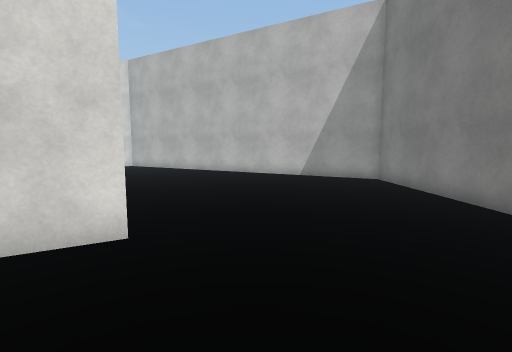
[1] (above)

24 first-person views from a walk through a scene from a Unity 3-D project. The camera is 1.4 m above the floor, tilts 6° down and sees 85° across. The floor is counted in squares, 1 m on a side. Each view is taken from the middle of a square. On the plan, view 1 faces up. The plan holds only what a view shows up to about 14 squares ahead; the rest is blank. The place goes on beyond the plan. The player character is not drawn. Surface patterns are stand-ins for the level's own textures.

[2]
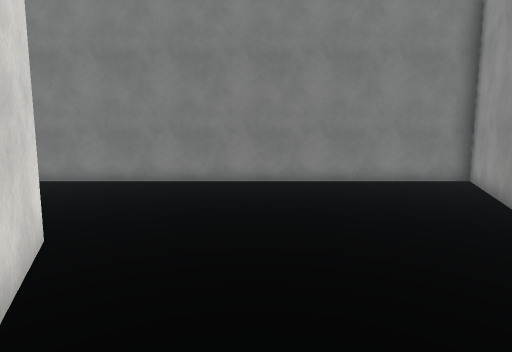

[3]
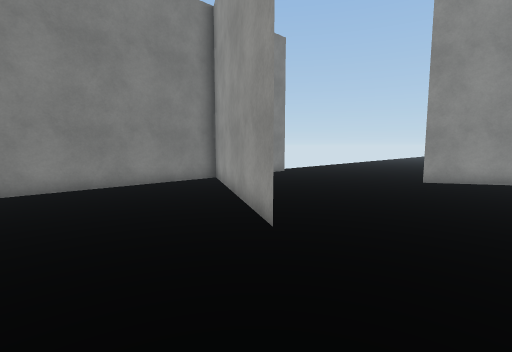

[4]
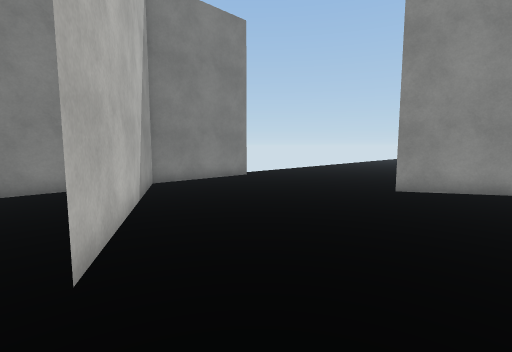

[5]
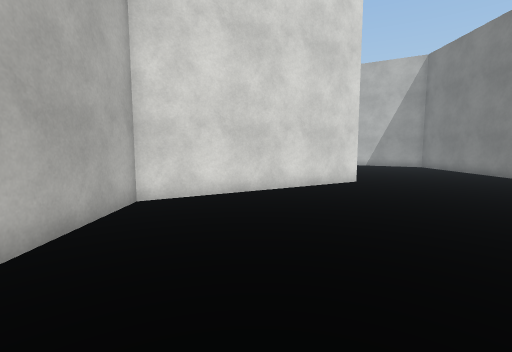

[6]
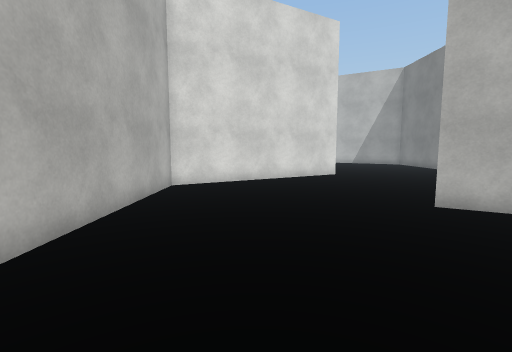

[7]
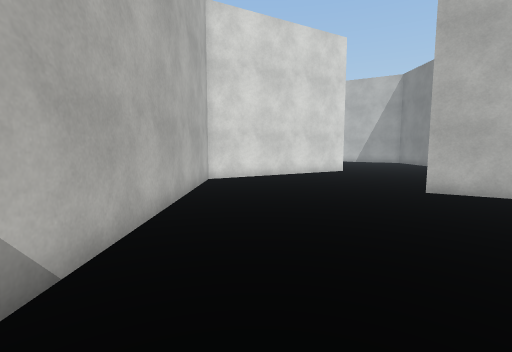

[8]
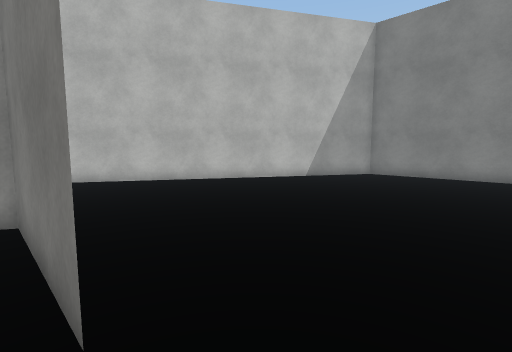

[9]
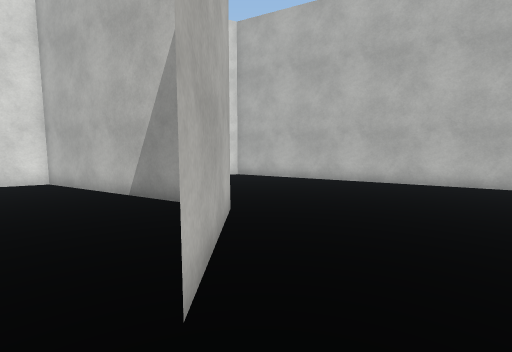

[10]
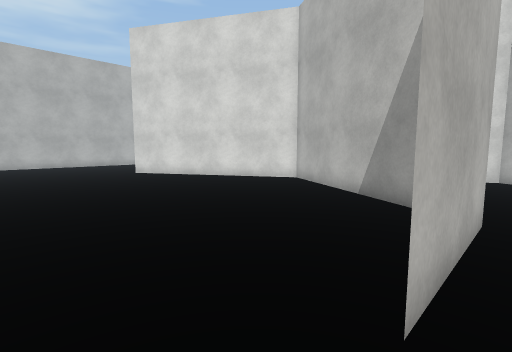

[11]
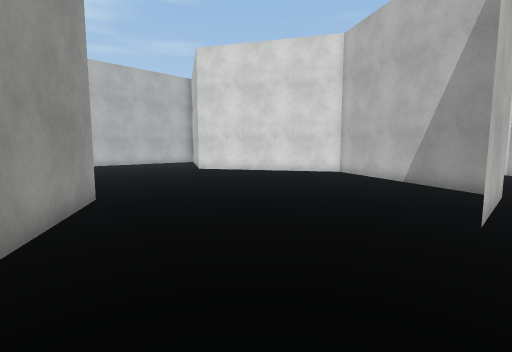

[12]
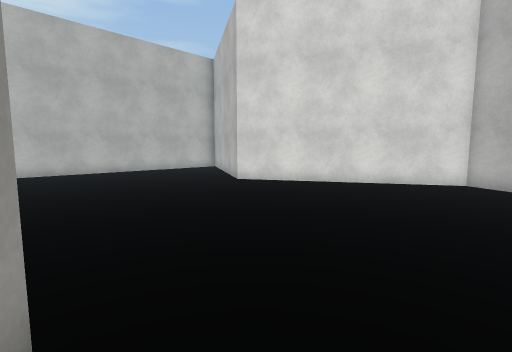

[13]
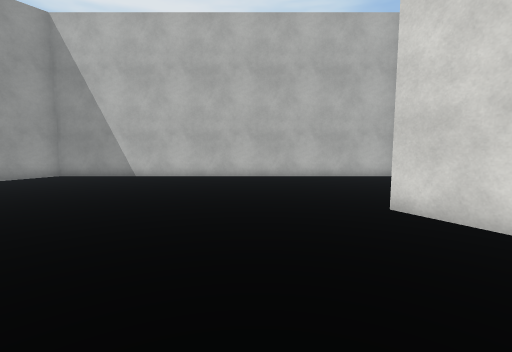

[14]
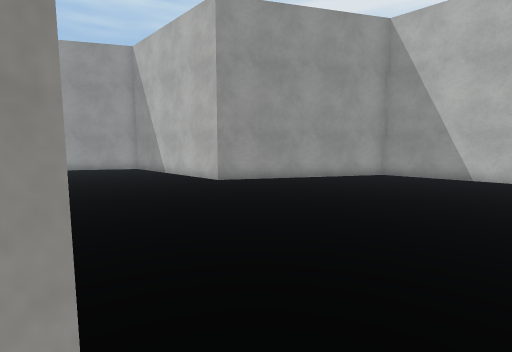

[15]
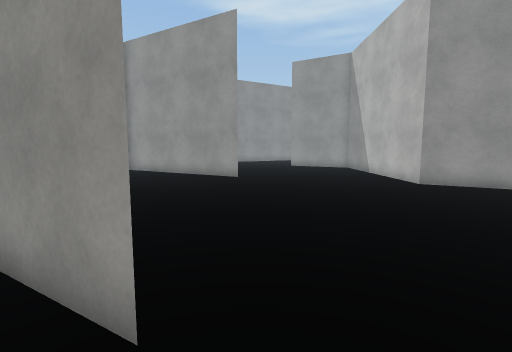

[16]
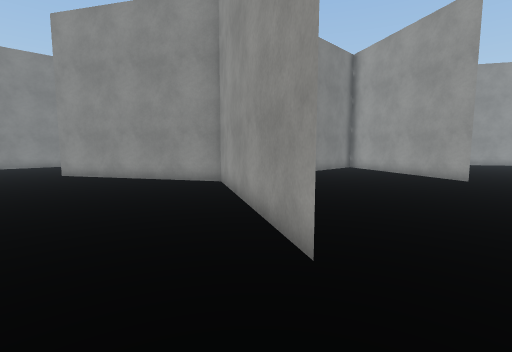

[17]
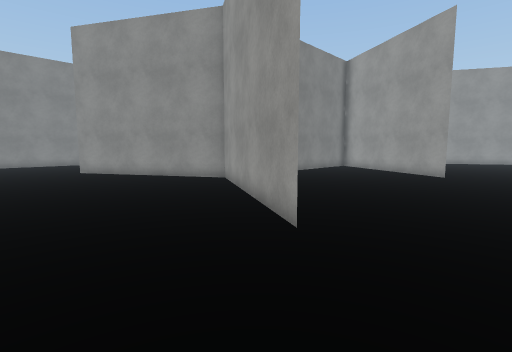

[18]
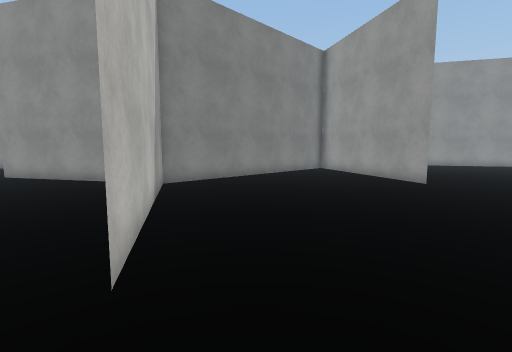

[19]
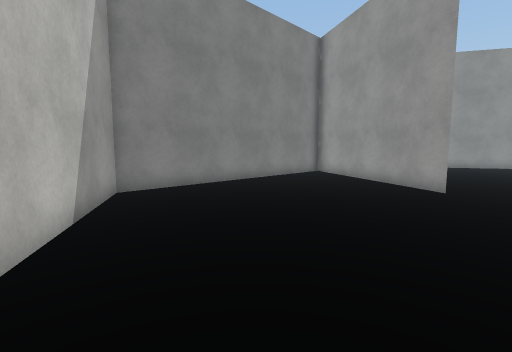

[20]
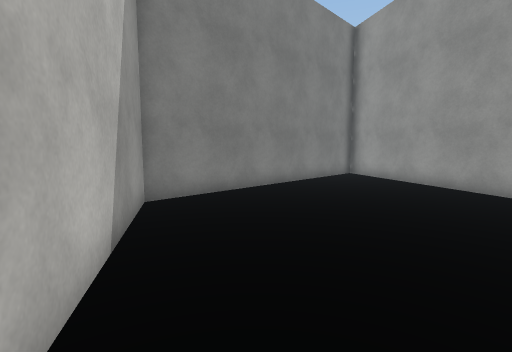

[21]
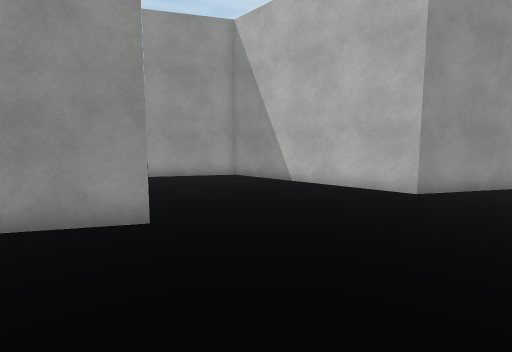

[22]
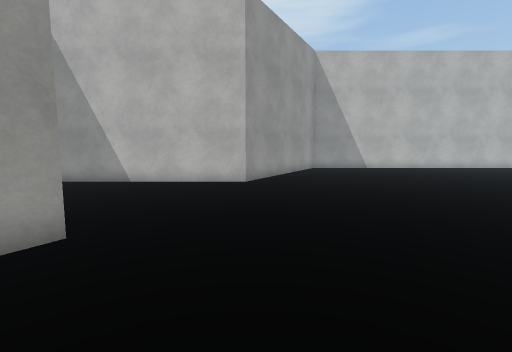

[23]
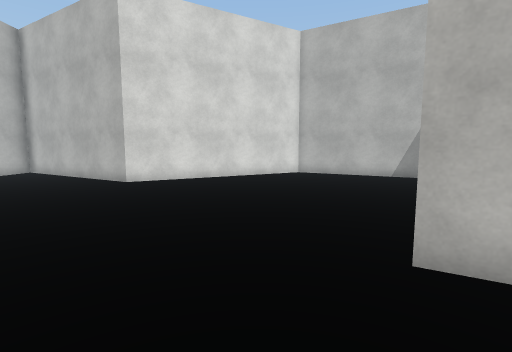

[24]
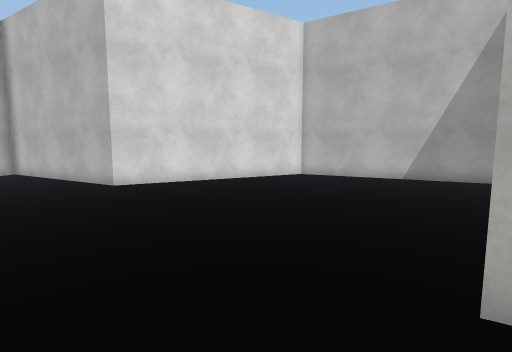

### Floor plan
Points are (right, up) in squares from view 1. A wall is a line through its corners. A room is listed if a view was taken in it or the views show most of it. See-through windows are left out.
Room 1 (views 1, 2, 3, 4, 5, 6, 7, 8, 9, 10, 11, 12, 13, 14, 15, 16, 17, 18, 19, 20, 21, 22, 23, 24)
walls: (-9.1, 0.1) (-16.2, 4.2) (-9.1, 0.1); (-8.6, 8) (-8.6, 12.2) (-8.6, 8); (-16.3, -6.9) (-9.7, -10.7); (-8.6, 12.2) (-15.7, 16.3) (-23.1, 12) (-30.2, 16.1) (-30.2, -0.3) (-23.1, -4.4) (-23.1, -12.5); (-1.9, -3.5) (5.3, -7.7) (-1.9, -3.5); (-9.1, -10) (-9.1, 0.1) (-1.9, 4.2) (-9.1, 0.1) (-9.1, -9.9); (5.3, -12.5) (5.3, 12) (-8.9, 20.2) (-9.4, 19.9)

Where each view was taken, in squares from view 1:
view 1: 0 up, 0 right, facing up
view 2: 1 up, 6 left, facing right
view 3: 0 up, 5 left, facing down-right
view 4: 3 down, 5 left, facing down-right
view 5: 7 down, 6 left, facing up
view 6: 10 down, 6 left, facing up
view 7: 12 down, 7 left, facing up
view 8: 6 up, 9 left, facing up-right
view 9: 6 up, 8 left, facing up
view 10: 6 up, 8 left, facing up-left
view 11: 2 up, 8 left, facing up-left
view 12: 4 up, 14 left, facing up-left
view 13: 9 up, 17 left, facing left
view 14: 5 up, 16 left, facing down-left
view 15: 6 up, 17 left, facing down
view 16: 7 up, 18 left, facing down-right
view 17: 8 up, 19 left, facing down-right
view 18: 5 up, 19 left, facing down-right
view 19: 3 up, 18 left, facing down-right
view 20: 3 up, 16 left, facing down-right
view 21: 2 down, 14 left, facing down-left
view 22: 4 down, 12 left, facing left
view 23: 1 up, 18 left, facing up
view 24: 2 up, 18 left, facing up
